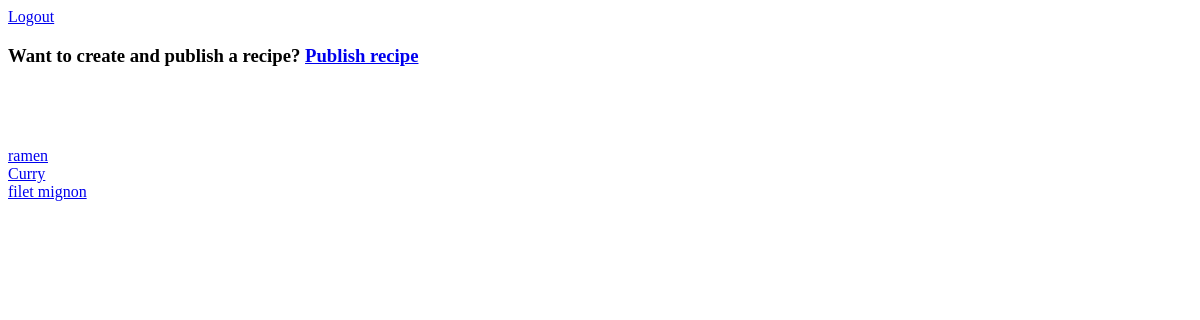
Before: /recipes (signed in) with the older database file.
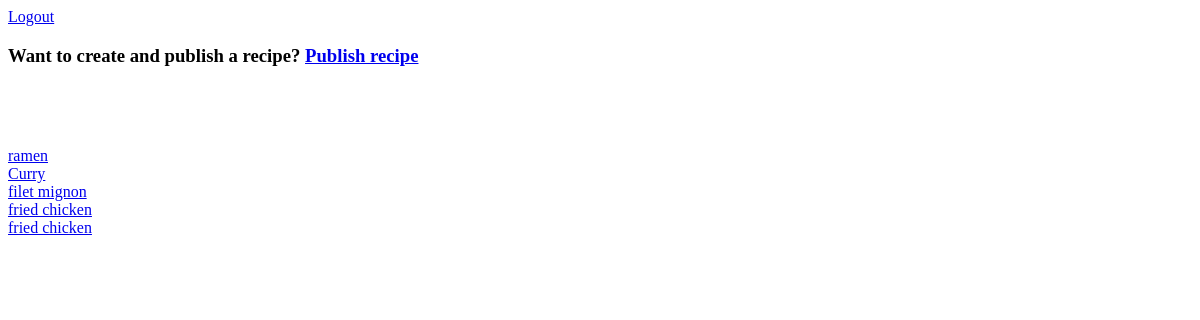
After: the same page with the newer database file.
### recipes/models.py (models this page shows, shortened)
class Recipe(models.Model):
    title = models.CharField(max_length=30)
    author = models.ForeignKey(Author, on_delete=models.CASCADE)
    description = models.TextField()
    time_required = models.TextField()
    instructions = models.TextField()

### recipes/views.py (the view)
# urls.py: path('', include('recipes.urls'))
@login_required(login_url='/login', redirect_field_name='')
def recipes(request):
    recipes = Recipe.objects.all()
    context = {'recipes': recipes}
    return render(request, 'recipes/index.html', context)

### recipebox/templates/recipes/index.html
{% extends 'base.html' %}
{% block content %}
    <a href="/logout">Logout</a>
    <h3 style="margin-bottom: 80px;">Want to create and publish a recipe? <a href="/recipe/new">Publish recipe</a></h3>
    {% if recipes %}
        {% for recipe in recipes %}
            <div>
                <a href="/recipe/{{recipe.id}}">{{ recipe.title }}</a>
            </div>
        {% endfor%}
    {% else %}
        <p>Check back soon to find awesome recipes!</p>
    {% endif %}
{% endblock %}

### recipebox/templates/base.html (shortened to what this page needs)
<!DOCTYPE html>
<html lang="en">
<head>
</head>
<body>
    {% block content %}{% endblock %}
</body>
</html>

Changed rows visible on the page:
added Recipe: title "fried chicken"
added Recipe: title "fried chicken"
